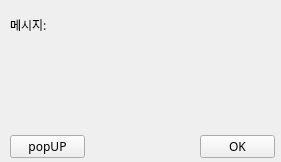
<?xml version="1.0" encoding="UTF-8"?>
<ui version="4.0">
 <class>Form</class>
 <widget class="QWidget" name="Form">
  <property name="geometry">
   <rect>
    <x>0</x>
    <y>0</y>
    <width>281</width>
    <height>162</height>
   </rect>
  </property>
  <property name="minimumSize">
   <size>
    <width>281</width>
    <height>162</height>
   </size>
  </property>
  <property name="maximumSize">
   <size>
    <width>281</width>
    <height>162</height>
   </size>
  </property>
  <property name="font">
   <font>
    <family>NanumBarunGothic</family>
    <weight>50</weight>
    <bold>false</bold>
   </font>
  </property>
  <property name="windowTitle">
   <string>:):</string>
  </property>
  <widget class="QLabel" name="lblMessage">
   <property name="geometry">
    <rect>
     <x>10</x>
     <y>10</y>
     <width>250</width>
     <height>30</height>
    </rect>
   </property>
   <property name="font">
    <font>
     <family>NanumGothic</family>
     <weight>50</weight>
     <bold>false</bold>
    </font>
   </property>
   <property name="text">
    <string>메시지:</string>
   </property>
  </widget>
  <widget class="QPushButton" name="btnOK">
   <property name="geometry">
    <rect>
     <x>200</x>
     <y>135</y>
     <width>75</width>
     <height>23</height>
    </rect>
   </property>
   <property name="font">
    <font>
     <family>NanumGothic</family>
     <weight>50</weight>
     <bold>false</bold>
    </font>
   </property>
   <property name="text">
    <string>OK</string>
   </property>
  </widget>
  <widget class="QPushButton" name="btnPOP">
   <property name="geometry">
    <rect>
     <x>10</x>
     <y>135</y>
     <width>75</width>
     <height>23</height>
    </rect>
   </property>
   <property name="font">
    <font>
     <family>NanumGothic</family>
     <weight>50</weight>
     <bold>false</bold>
    </font>
   </property>
   <property name="text">
    <string>popUP</string>
   </property>
  </widget>
 </widget>
 <resources/>
 <connections/>
</ui>
